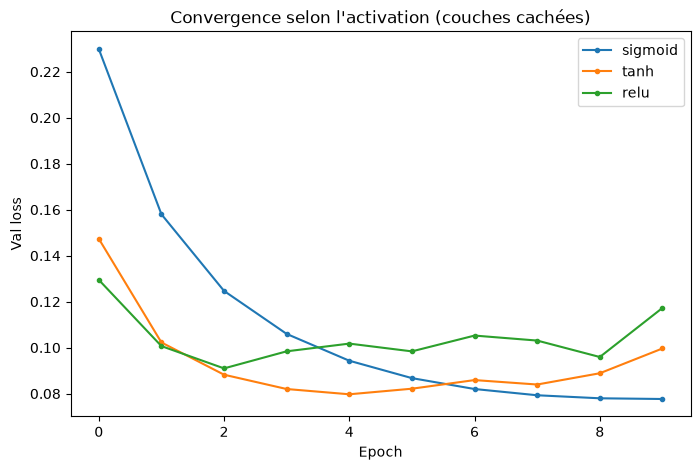

Reproduce this figure in Python.
# -*- coding: utf-8 -*-
"""phase6_activations

Même architecture, même learning rate, même dataset : seule la fonction
d'activation des couches cachées change. On mesure son impact sur la
vitesse de convergence et la qualité finale du modèle.
"""

import numpy as np
import tensorflow as tf
from tensorflow import keras
import matplotlib

matplotlib.use('Agg')

import matplotlib.pyplot as plt
import time

(X_train, y_train), (X_test, y_test) = keras.datasets.mnist.load_data()
X_train = X_train.reshape(-1, 784).astype('float32') / 255.0
X_test = X_test.reshape(-1, 784).astype('float32') / 255.0

activations = ['sigmoid', 'tanh', 'relu']
results = []
histories = {}


def build_model(hidden_sizes, hidden_activation, input_shape=(784,), n_classes=10):
    """hidden_activation : nom d'activation Keras, ou None pour une couche linéaire."""
    layers = [keras.layers.Input(shape=input_shape)]
    for size in hidden_sizes:
        layers.append(keras.layers.Dense(size, activation=hidden_activation))
    layers.append(keras.layers.Dense(n_classes, activation='softmax'))
    model = keras.Sequential(layers)
    model.compile(optimizer=keras.optimizers.Adam(learning_rate=0.001),
                  loss='sparse_categorical_crossentropy',
                  metrics=['accuracy'])
    return model


def first_epoch_below(val_losses, threshold=0.1):
    """Première epoch (1-indexée) où val_loss < threshold, sinon 'N/A'."""
    for i, v in enumerate(val_losses, start=1):
        if v < threshold:
            return i
    return "N/A"


def run_experiment(name, hidden_sizes, hidden_activation, epochs=10, batch_size=64, seed=42):
    # Même graine avant chaque construction de modèle : initialisation
    # comparable entre les runs, seule l'activation (ou l'architecture) change.
    tf.random.set_seed(seed)
    model = build_model(hidden_sizes, hidden_activation)

    start = time.time()
    history = model.fit(X_train, y_train,
                         epochs=epochs, batch_size=batch_size,
                         validation_split=0.1, verbose=0)
    elapsed = time.time() - start

    test_loss, test_acc = model.evaluate(X_test, y_test, verbose=0)
    val_losses = history.history['val_loss']

    result = {
        'activation': name,
        'val_loss_final': val_losses[-1],
        'test_accuracy': test_acc,
        'convergence_epoch_sub01': first_epoch_below(val_losses),
        'train_time_s': elapsed,
    }
    print(f"{name:12s} | val_loss={result['val_loss_final']:.4f} | "
          f"test_acc={test_acc:.4f} | temps={elapsed:.1f}s")
    return result, val_losses


# ==========================
# Scénario normal : sigmoid vs tanh vs relu
# ==========================

print("=== Comparaison des activations (2-128-64-10, 10 epochs) ===")
for activation in activations:
    result, val_losses = run_experiment(activation, (128, 64), activation)
    results.append(result)
    histories[activation] = val_losses


def print_table(rows):
    print("\n=== TABLEAU COMPARATIF ===")
    print(f"{'Activation':12s} | {'Val loss epoch 10':18s} | {'Test accuracy':14s} | "
          f"{'Epoch < 0.1 loss':16s} | {'Temps (s)':10s}")
    print("-" * 84)
    for r in rows:
        print(f"{r['activation']:12s} | {r['val_loss_final']:<18.4f} | "
              f"{r['test_accuracy']:<14.4f} | {str(r['convergence_epoch_sub01']):16s} | "
              f"{r['train_time_s']:<10.0f}")


print_table(results)

# Courbe superposée : val_loss par epoch pour les 3 activations
plt.figure(figsize=(8, 5))
for name, val_losses in histories.items():
    plt.plot(val_losses, label=name, marker='o', markersize=3)
plt.xlabel("Epoch")
plt.ylabel("Val loss")
plt.title("Convergence selon l'activation (couches cachées)")
plt.legend()
plt.savefig("phase6_activations.png", dpi=100, bbox_inches='tight')
plt.close()
print("\nCourbe sauvegardée : phase6_activations.png")

# Constat observé (phase6_activations.png) : ReLU et tanh descendent
# nettement plus vite que sigmoid sur les toutes premières epochs (pas de
# saturation aux extrêmes, gradient non écrasé), et ReLU/tanh franchissent
# le seuil val_loss < 0.1 dès l'epoch 3 contre l'epoch 5 pour sigmoid — la
# confirmation que ReLU converge plus tôt.
# Mais sur 10 epochs complètes, la fin de course est plus nuancée : la
# val_loss de ReLU recommence à remonter après l'epoch ~4 (léger
# sur-apprentissage, plus rapide justement parce que ReLU laisse passer un
# gradient plus fort), alors que sigmoid, bien que plus lente au départ,
# continue de descendre et finit avec la meilleure val_loss des trois à
# l'epoch 10. Convergence rapide ne veut donc pas dire meilleur résultat
# final : ReLU gagne la vitesse, pas forcément l'arrivée sur ce run précis.


# ==========================
# Cas limite : pas d'activation (linéaire) sur les couches cachées
# ==========================

print("\n=== Cas limite : hidden_activation=None (linéaire) ===")
result_linear, val_losses_linear = run_experiment('linear', (128, 64), None)
results.append(result_linear)
histories['linear'] = val_losses_linear

# Explication : sans fonction d'activation, une couche Dense reste une
# transformation affine (Wx + b). Empiler deux couches "linéaires" reste
# mathématiquement équivalent à une seule transformation linéaire (le
# produit de deux matrices est encore une matrice). Le réseau perd donc
# toute sa capacité à représenter des frontières non-linéaires : il se
# comporte comme une simple régression logistique multi-classes appliquée
# aux pixels bruts. Sa val_loss finale reste nettement plus haute que celle
# de ReLU/tanh/sigmoid.


# ==========================
# Scénario adversarial : softmax en couches cachées
# ==========================

print("\n=== Scénario adversarial : hidden_activation='softmax' ===")
result_softmax, val_losses_softmax = run_experiment('softmax_hidden', (128, 64), 'softmax')
results.append(result_softmax)
histories['softmax_hidden'] = val_losses_softmax

# Explication : softmax normalise la sortie d'une couche pour qu'elle somme
# à 1 sur l'ensemble de ses neurones — c'est utile en sortie pour obtenir
# une distribution de probabilités sur les classes, mais destructeur en
# couche cachée. Les 128 (ou 64) activations d'une couche cachée softmax
# sont forcées à se "partager" une masse totale de 1 : elles perdent leur
# indépendance et leur magnitude individuelle (l'information utile pour la
# couche suivante), et deviennent presque toutes proches de 0 quand la
# couche est large. Le signal transmis aux couches suivantes est donc
# fortement appauvri, ce qui dégrade nettement val_accuracy par rapport à
# ReLU. C'est pourquoi softmax est réservé à la couche de sortie.


# ==========================
# Tableau complet (activations + cas limite + adversarial)
# ==========================

print_table(results)

plt.figure(figsize=(8, 5))
for name, val_losses in histories.items():
    plt.plot(val_losses, label=name, marker='o', markersize=3)
plt.xlabel("Epoch")
plt.ylabel("Val loss")
plt.title("Convergence : activations valides vs cas limite / adversarial")
plt.legend()
plt.savefig("phase6_activations_extended.png", dpi=100, bbox_inches='tight')
plt.close()
print("Courbe étendue sauvegardée : phase6_activations_extended.png")


# ==========================
# Pour aller plus loin : profondeur (ReLU uniquement)
# ==========================

print("\n=== Bonus : impact de la profondeur (ReLU) ===")
depth_configs = [
    ("relu_peu_profond (1 couche)", (256,)),
    ("relu_moyen (2 couches)", (128, 64)),
    ("relu_profond (3 couches)", (128, 64, 32)),
]

depth_results = []
for name, hidden_sizes in depth_configs:
    result, _ = run_experiment(name, hidden_sizes, 'relu')
    depth_results.append(result)

results.extend(depth_results)
print_table(results)

# Constat attendu : sur MNIST flatten, ajouter de la profondeur n'améliore
# pas forcément le résultat au-delà de 2 couches — le problème (784 pixels
# bruts → 10 classes) ne nécessite pas de composer des caractéristiques
# très hiérarchiques comme le ferait un CNN sur une image structurée. Le
# réseau "moyen" ou "profond" peut même faire légèrement moins bien que le
# peu profond en seulement 10 epochs (plus de paramètres à apprendre,
# convergence plus lente), pour un coût en temps d'entraînement plus élevé.
# La profondeur a donc un coût (temps, risque de sur-paramétrisation) qui
# n'est pas toujours rentabilisé par un gain d'accuracy sur un problème
# aussi simple.
